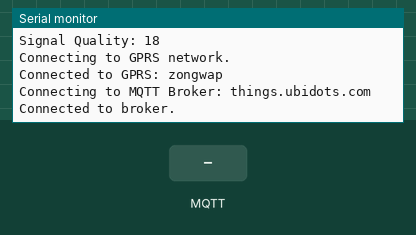
Simulated run of this sketch. Board: Arduino Uno, built with avr-gcc and run on an emulated ATmega328P. Shown: the last lines printed to the serial monitor. The test bench sets the inputs (shaded band). No MQTT or app messages arrive unless stated.

Above: at 1.4 s.
1.5 s: MQTT message "1" arrives on the first subscribed topic
At 2.1 s:
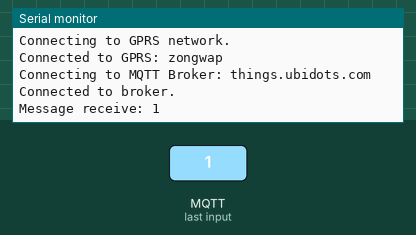
3.0 s: MQTT message "on" arrives on the first subscribed topic
At 4.2 s:
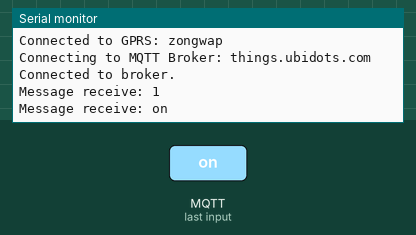
4.5 s: MQTT message "off" arrives on the first subscribed topic
At 5.5 s:
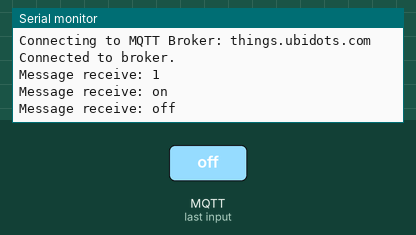

Measured:
- after the input at 1.5 s, the serial monitor: prints a new line at once (image 1)
- after the input at 3.0 s, the serial monitor: prints a new line at once (image 2)
- after the input at 4.5 s, the serial monitor: prints a new line at once (image 3)

The sketch:

mqtt_NEW.ino
```cpp
#define TINY_GSM_MODEM_SIM800

#include <SoftwareSerial.h>
#include <TinyGsmClient.h>
#include <PubSubClient.h>

SoftwareSerial SerialAT(3,2); // RX, TX

//Network details
const char apn[]  = "zongwap";
const char user[] = "";
const char pass[] = "";

// MQTT details
const char* broker = "things.ubidots.com";
const char* topicOut = "shahrulnizam/out";
const char* topicIn = "shahrulnizam/in";

TinyGsm modem(SerialAT);
TinyGsmClient client(modem);
PubSubClient mqtt(client);

void setup()
{
  Serial.begin(9600);
  SerialAT.begin(9600);

  Serial.println("System start.");
  //modem.restart();
  Serial.println("Modem: " + modem.getModemInfo());
  Serial.println("Searching for telco provider.");
  while(!modem.waitForNetwork())
  {
    Serial.println("fail");
    delay(500);
  }
  Serial.println("Connected to telco.");
  Serial.println("Signal Quality: " + String(modem.getSignalQuality()));

  Serial.println("Connecting to GPRS network.");
  while (!modem.gprsConnect(apn, user, pass))
  {
    Serial.println("fail");
    delay(500);
  }
  Serial.println("Connected to GPRS: " + String(apn));

  mqtt.setServer(broker, 1883);
  mqtt.setCallback(mqttCallback);
  Serial.println("Connecting to MQTT Broker: " + String(broker));
  while(mqttConnect()==false) continue;
  Serial.println();
}

void loop()
{
  if(Serial.available())
  {
    delay(10);
    String message="";
    while(Serial.available()) message+=(char)Serial.read();
    mqtt.publish(topicOut, message.c_str());
  }

  if(mqtt.connected())
  {
    mqtt.loop();
  }
}

boolean mqttConnect()
{
  if(!mqtt.connect("GsmClientTest"))
  {
    Serial.print(".");
    return false;
  }
  Serial.println("Connected to broker.");
  mqtt.subscribe(topicIn);
  return mqtt.connected();
}

void mqttCallback(char* topic, byte* payload, unsigned int len)
{
  Serial.print("Message receive: ");
  Serial.write(payload, len);
  Serial.println();
}
```
